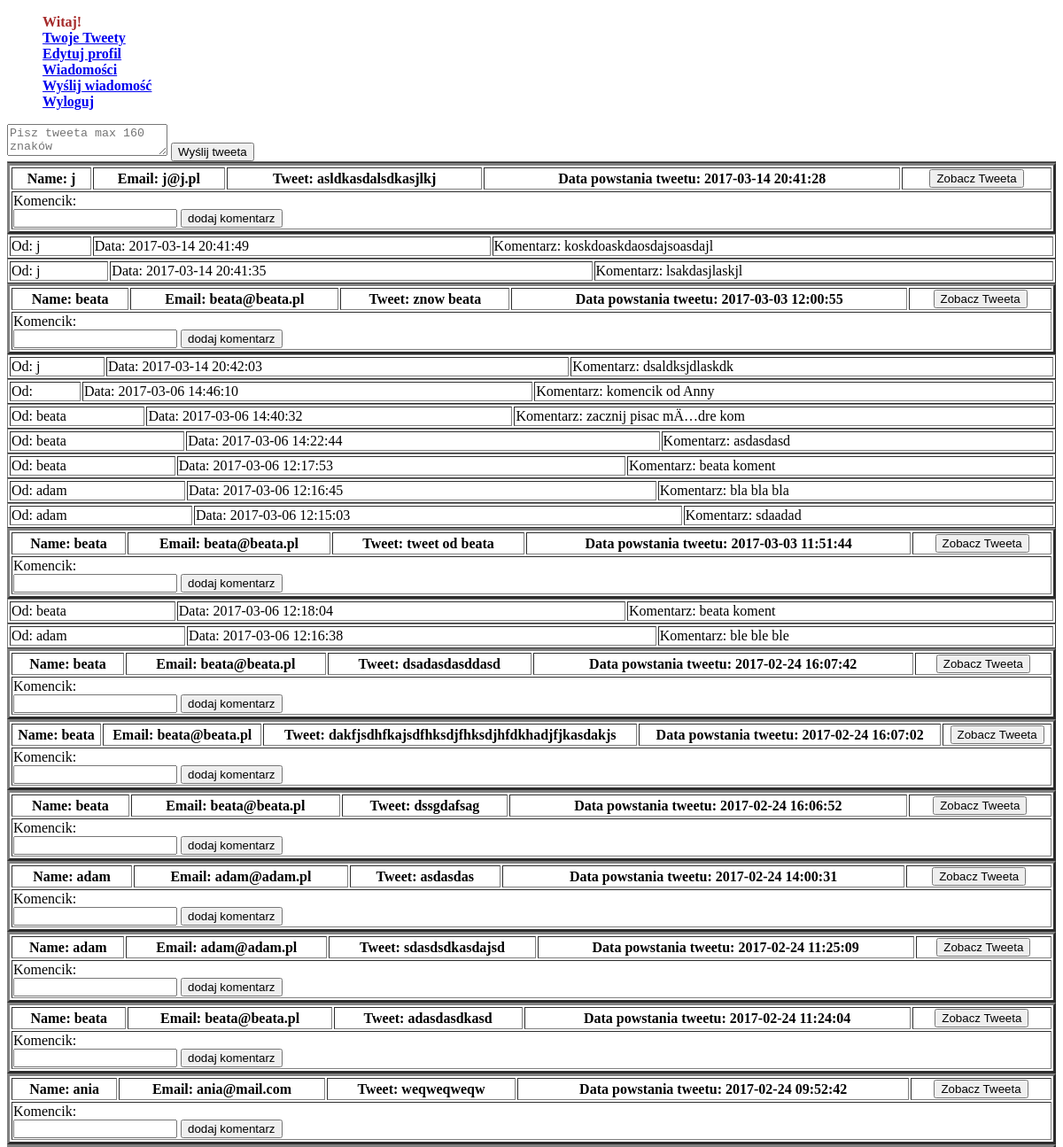
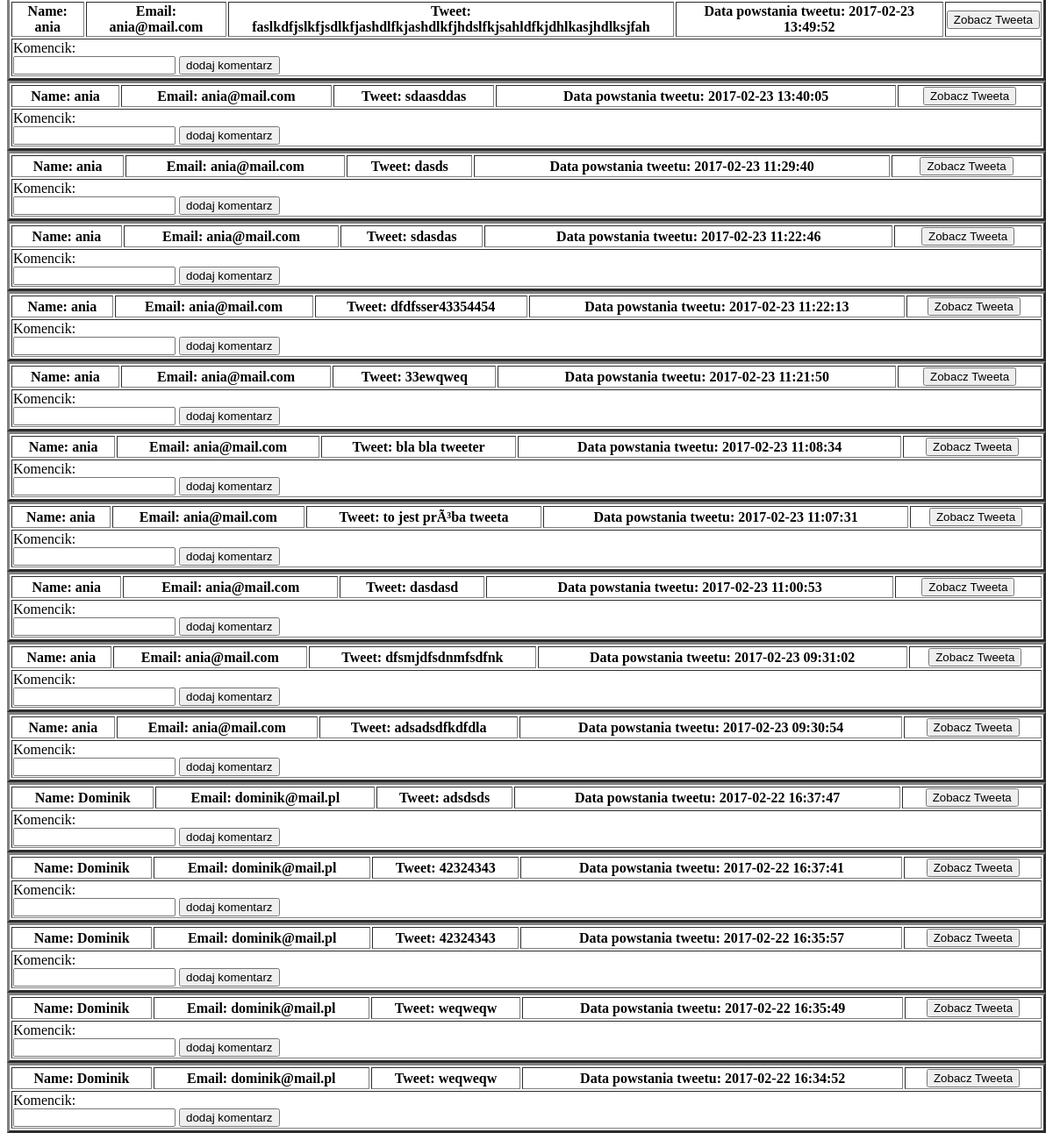
/src/MainTweeter.php, run on the app's committed database (2 pictures, top to bottom).
### tables this page shows
CREATE TABLE `Tweet` (
  `id` int(11) NOT NULL,
  `userId` int(11) NOT NULL,
  `text` varchar(160) NOT NULL,
  `creationDate` varchar(255) NOT NULL
);

CREATE TABLE `Users` (
  `id` int(11) NOT NULL,
  `email` varchar(255) NOT NULL,
  `username` varchar(255) NOT NULL,
  `hashed_password` varchar(255) NOT NULL
);

CREATE TABLE `Comment` (
  `id` int(11) NOT NULL,
  `userId` int(11) NOT NULL,
  `postId` int(11) NOT NULL,
  `creationDate` datetime NOT NULL,
  `text` varchar(60) NOT NULL
);

### src/Tweet.php (called while the page is built, shortened)
<?php
class Tweet {
    private $id;
    private $userId;
    private $text;
    private $creationDate;
    public function __construct() {
        $this->id = -1;
        $this->userId = "";
        $this->text = "";
        $this->creationDate = "";
    }
    public function getId(){
        return $this->id;
    }
    public function getUserId(){
        return $this->userId;
    }
    public function getText(){
        return $this->text;
    }
    public function getCreationDate(){
        return $this->creationDate;
    }
    static public function loadAllTweets(mysqli $connection){
        $sql = "SELECT * FROM Tweet";
        $ret = [];
        $result = $connection->query($sql);
        if($result == true && $result->num_rows != 0){
            foreach($result as $row){
                $loadedTweet = new Tweet();
                $loadedTweet->id = $row['id'];
                $loadedTweet->userId = $row['userId'];
                $loadedTweet->text = $row['text'];
                $loadedTweet->creationDate = $row['creationDate'];
                $ret[] = $loadedTweet;
            }
        }
        return $ret;
    }
}

### src/Comment.php (called while the page is built, shortened)
<?php
class Comment {
    private $userId;
    private $creationDate;
    private $text;
    public function __construct() {
        $this->userId = "";
        $this->text = "";
        $this->creationDate = "";
    }
    public function getUserId(){
        return $this->userId;
    }
    public function getText(){
        return $this->text;
    }
    public function getCreationDate(){
        return $this->creationDate;
    }
    static public function loadAllCommentsByPostId(mysqli $connection, $postId){
        $sql = "SELECT * FROM Comment WHERE postId=$postId";
        $ret = [];
        $result = $connection->query($sql);
        if($result == true && $result->num_rows != 0){
            foreach ($result as $row){
            $loadCommentsByUserId = new Comment();
            $loadCommentsByUserId->postId = $row['postId'];
            $loadCommentsByUserId->userId = $row['userId'];
            $loadCommentsByUserId->text = $row['text'];
            $loadCommentsByUserId->creationDate = $row['creationDate'];
            $ret[] = $loadCommentsByUserId;
            }
        }
        return $ret;
    }
}

### src/MainTweeter.php (the view, shortened to what this page needs)
<?php
require 'User.php';
require 'Tweet.php';
require 'config.php';
require 'Comment.php';
?>
<!DOCTYPE html>
<html lang="pl">
    <head>
        <link rel="stylesheet" href="../css/style.css" type="text/css">
    </head>
    <body>
  <ul>
  <li><a>Witaj!
          </a></li>
          <li><a href="UserMainPage.php">Twoje Tweety</a></li>
  <li><a href="UserEdit.php">Edytuj profil</a></li>
  <li><a href="showMessage.php">Wiadomości</a></li>
  <li><a href="sendMessage.php">Wyślij wiadomość</a></li>
  <li><a href="logout.php">Wyloguj</a></li>
</ul>
        <form action="addTwitt.php" method="POST">
            <textarea placeholder="Pisz tweeta max 160 znaków" name= "tweet" ></textarea>
        <input type="submit" value="Wyślij tweeta">
        </form>
        <table border="1px" style="width:100%">
 <?php
      $allTweets = Tweet::loadAllTweets($connection);
      $reverseTweets = array_reverse($allTweets);
      foreach ($reverseTweets as $value){
          $id = $value->getUserId();
          $sql = "SELECT email, username From Users WHERE id = $id";
          $result = $connection->query($sql);
          $row = $result->fetch_assoc();
        echo '
            <tr>
                <table border="3px" width="100%"><tr>
                <th>Name: '.$row['username'].'</th>
                <th>Email: '.$row['email'].'</th>
                <th>Tweet: '.$value->getText().'</th>
                <th>Data powstania tweetu: '.$value->getCreationDate().'</th>
                <th>
                    <form action="oneTwitt.php" method="POST">
                      <input type="hidden" name="tweetIdTake" value="'.$value->getId().'">
                      <input type="submit" value="Zobacz Tweeta">
                  </form>
                </th>
            </tr>
            <tr>
                <td scope="row" colspan="5">Komencik:
                <form action="addComment.php" method="POST">
                        <input type="text" name="comment">
                        <input type="hidden" name="postId" value="'.$value->getId().'">
                        <input type="submit" value="dodaj komentarz">
                </form>
                </td>
                </tr></table>
            </tr>
        ';
        $allComments = Comment::loadAllCommentsByPostId($connection, $value->getId());
        $allCommentsNew = array_reverse($allComments);
       for($i = 0; $i<count($allCommentsNew); $i++){
           $userId = $allCommentsNew[$i]->getUserId();
           $sql2 = "SELECT id, email, username FROM Users WHERE id=$userId";
           $result2 = $connection->query($sql2);
           $row2 = $result2->fetch_assoc();
           echo '<table border="1px" color="green" width="100%"><tr>
                    <td> Od: '.$row2['username'].'</td>
                    <td> Data: '.$allCommentsNew[$i]->getCreationDate().'</td>
                    <td> Komentarz: '. $allCommentsNew[$i]->getText().'</td>
                </tr></table>';
       }
      }
  ?>
</table>
    </body>
</html>

### css/style.css (style rules this page uses)
li { list-style-type: none; margin: 0; padding: 0; color: brown; border: 1px; font-weight: bold; }

### data on the page
tweet: userId.username "j", userId.email "j@j.pl", text "asldkasdalsdkasjlkj", creationDate "2017-03-14 20:41:28"
comment: userId.username "j", creationDate "2017-03-14 20:41:49", text "koskdoaskdaosdajsoasdajl"
comment: userId.username "j", creationDate "2017-03-14 20:41:35", text "lsakdasjlaskjl"
tweet: userId.username "beata", userId.email "beata@beata.pl", text "znow beata", creationDate "2017-03-03 12:00:55"
comment: userId.username "j", creationDate "2017-03-14 20:42:03", text "dsaldksjdlaskdk"
comment: creationDate "2017-03-06 14:46:10", text "komencik od Anny"
comment: userId.username "beata", creationDate "2017-03-06 14:40:32", text "zacznij pisac mÄ…dre kom"
comment: userId.username "beata", creationDate "2017-03-06 14:22:44", text "asdasdasd"
comment: userId.username "beata", creationDate "2017-03-06 12:17:53", text "beata koment"
comment: userId.username "adam", creationDate "2017-03-06 12:16:45", text "bla bla bla"
comment: userId.username "adam", creationDate "2017-03-06 12:15:03", text "sdaadad"
tweet: userId.username "beata", userId.email "beata@beata.pl", text "tweet od beata", creationDate "2017-03-03 11:51:44"
comment: userId.username "beata", creationDate "2017-03-06 12:18:04", text "beata koment"
comment: userId.username "adam", creationDate "2017-03-06 12:16:38", text "ble ble ble"
tweet: userId.username "beata", userId.email "beata@beata.pl", text "dsadasdasddasd", creationDate "2017-02-24 16:07:42"
tweet: userId.username "beata", userId.email "beata@beata.pl", text "dakfjsdhfkajsdfhksdjfhksdjhfdkhadjfjkasdakjs", creationDate "2017-02-24 16:07:02"
tweet: userId.username "beata", userId.email "beata@beata.pl", text "dssgdafsag", creationDate "2017-02-24 16:06:52"
tweet: userId.username "adam", userId.email "adam@adam.pl", text "asdasdas", creationDate "2017-02-24 14:00:31"
tweet: userId.username "adam", userId.email "adam@adam.pl", text "sdasdsdkasdajsd", creationDate "2017-02-24 11:25:09"
tweet: userId.username "beata", userId.email "beata@beata.pl", text "adasdasdkasd", creationDate "2017-02-24 11:24:04"
tweet: userId.username "ania", userId.email "ania@mail.com", text "weqweqweqw", creationDate "2017-02-24 09:52:42"
tweet: userId.username "ania", userId.email "ania@mail.com", text "faslkdfjslkfjsdlkfjashdlfkjashdlkfjhdslfkjsahldfkjdhlkasjhdlksjfah", creationDate "2017-02-23 13:49:52"
tweet: userId.username "ania", userId.email "ania@mail.com", text "sdaasddas", creationDate "2017-02-23 13:40:05"
tweet: userId.username "ania", userId.email "ania@mail.com", text "dasds", creationDate "2017-02-23 11:29:40"
tweet: userId.username "ania", userId.email "ania@mail.com", text "sdasdas", creationDate "2017-02-23 11:22:46"
tweet: userId.username "ania", userId.email "ania@mail.com", text "dfdfsser43354454", creationDate "2017-02-23 11:22:13"
tweet: userId.username "ania", userId.email "ania@mail.com", text "33ewqweq", creationDate "2017-02-23 11:21:50"
tweet: userId.username "ania", userId.email "ania@mail.com", text "bla bla tweeter", creationDate "2017-02-23 11:08:34"
tweet: userId.username "ania", userId.email "ania@mail.com", text "to jest prÃ³ba tweeta", creationDate "2017-02-23 11:07:31"
tweet: userId.username "ania", userId.email "ania@mail.com", text "dasdasd", creationDate "2017-02-23 11:00:53"
tweet: userId.username "ania", userId.email "ania@mail.com", text "dfsmjdfsdnmfsdfnk", creationDate "2017-02-23 09:31:02"
tweet: userId.username "ania", userId.email "ania@mail.com", text "adsadsdfkdfdla", creationDate "2017-02-23 09:30:54"
tweet: userId.username "Dominik", userId.email "dominik@mail.pl", text "adsdsds", creationDate "2017-02-22 16:37:47"
tweet: userId.username "Dominik", userId.email "dominik@mail.pl", text "42324343", creationDate "2017-02-22 16:37:41"
tweet: userId.username "Dominik", userId.email "dominik@mail.pl", text "42324343", creationDate "2017-02-22 16:35:57"
tweet: userId.username "Dominik", userId.email "dominik@mail.pl", text "weqweqw", creationDate "2017-02-22 16:35:49"
tweet: userId.username "Dominik", userId.email "dominik@mail.pl", text "weqweqw", creationDate "2017-02-22 16:34:52"
